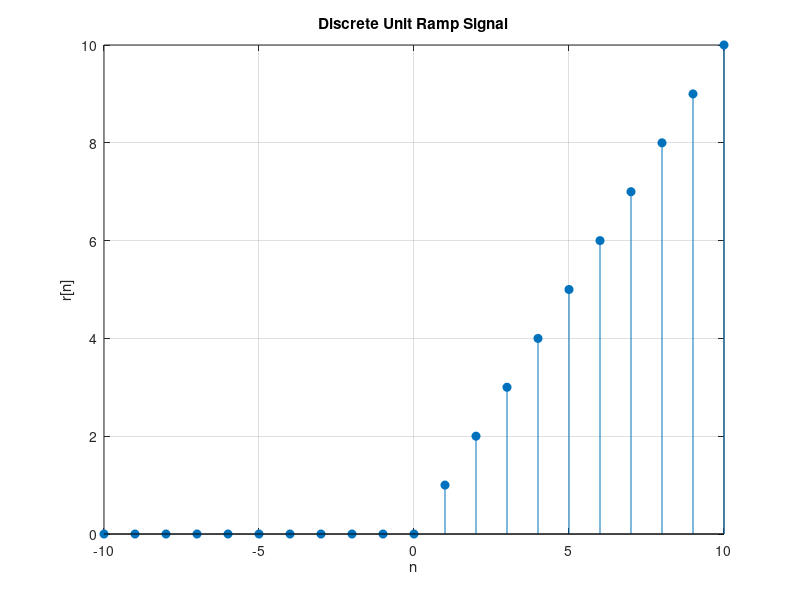

Reproduce this figure in MATLAB.
n = -10:10;
ramp = n .* (n >= 0); 
stem(n, ramp, 'filled');
xlabel('n');
ylabel('r[n]');
title('Discrete Unit Ramp Signal');
grid on;
